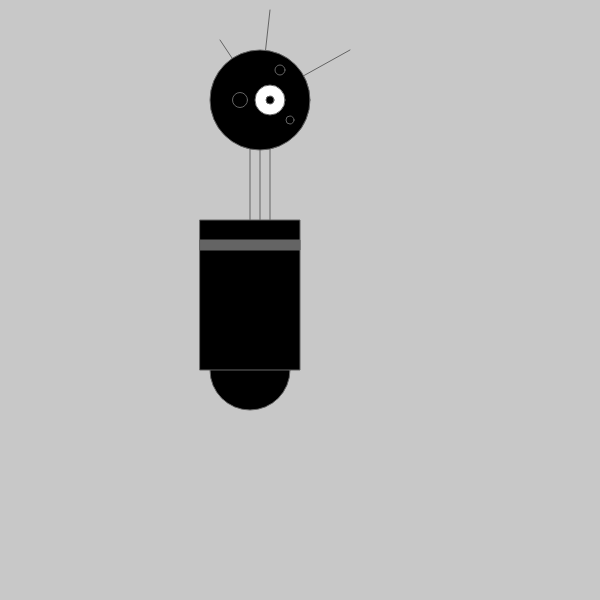
Frame 1 (no input)
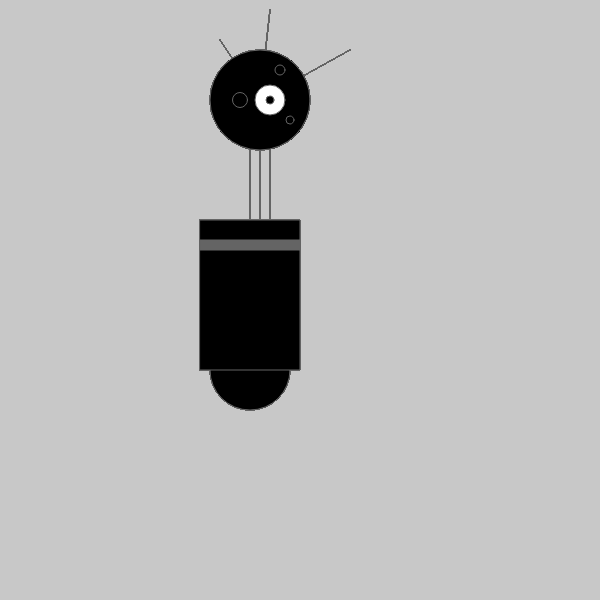
Frame 60 (no input)
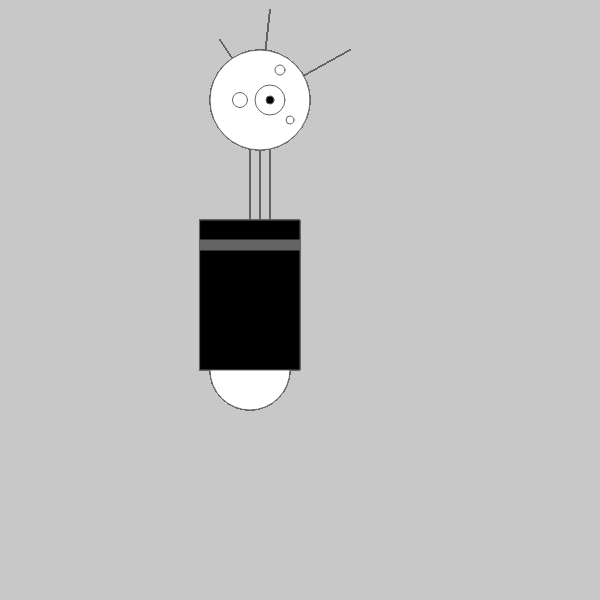
Frame 120 (the mouse pressed at the canvas centre since frame 60)

The p5.js sketch that drew these frames (run headless with seeded random() and noise() and a simulated clock; from frame 60 on, the mouse is pressed at the canvas centre):

// p5.js sketch
// ── sketch.js
function setup() {
  createCanvas(600,600)
  strokeWeight(1)
  background(200)
  
}

function draw() {

//Antennae

stroke(100)
line (260,100,220,40);
line (260,100,270,10);
line (260,100,350,50);

//neck

line (260,100,260,300)
line (270,100,270,300)
line (250,100,250,300)

//head

fill(mouseY,mouseX,mouseY)
ellipse(260,100,100,100);
fill(255)
ellipse(270,100,30,30);
fill(0)
ellipse(270,100,8,8);
fill(mouseX,mouseY,mouseX)
ellipse(290,120,8,8);
ellipse(280,70,10,10);
ellipse(240,100,15,15);


//body

ellipse(250,370,80,80)
fill(0)
rect(200,220,100,150);
fill(100)
rect(200,240,100,10);

//  line (pmouseX,pmouseY,mouseX,mouseY)
  
}
